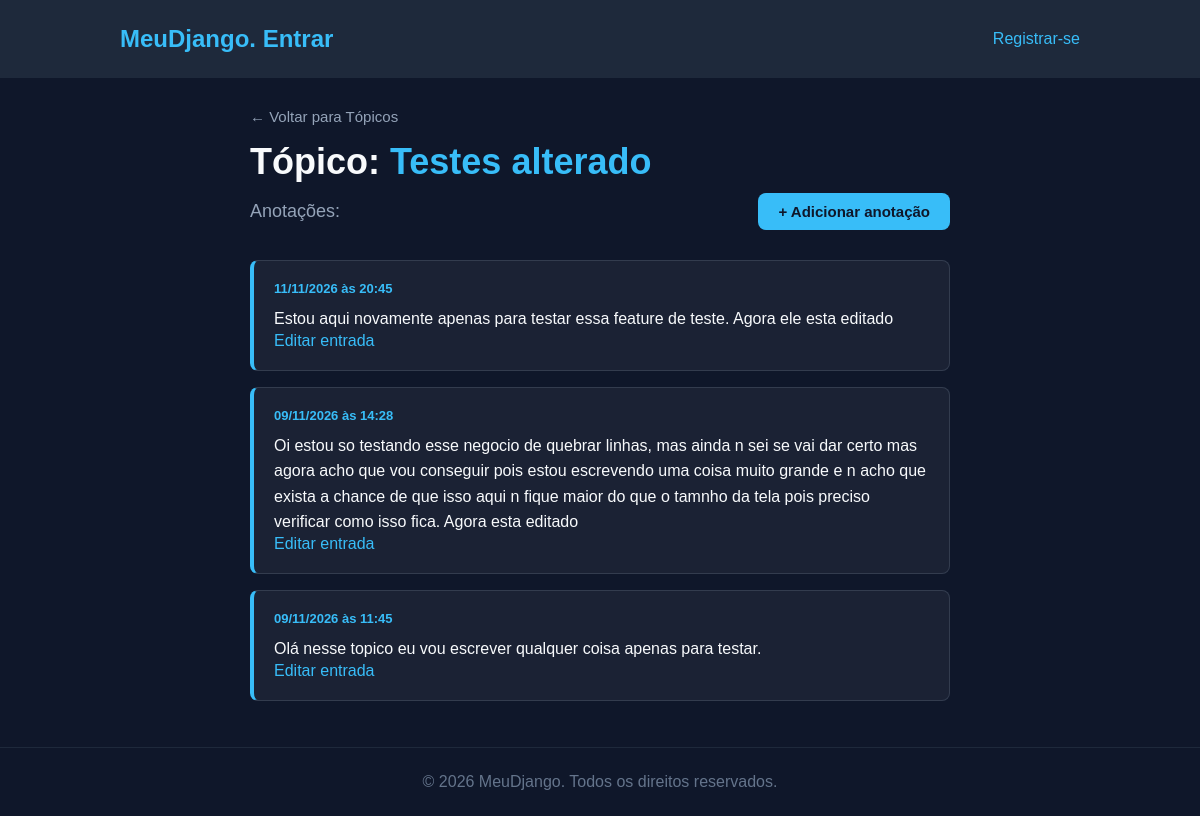
The page /topic/2/ on the database its author committed.
### learning_logs/models.py (models this page shows, shortened)
class Topic(models.Model):
    text = models.CharField(max_length=200)
    date_added = models.DateTimeField(auto_now_add=True)
    def __str__(self):
        return self.text

class Entry(models.Model):
    topic = models.ForeignKey(Topic, on_delete=models.CASCADE)
    text = models.TextField()
    date_added = models.DateTimeField(auto_now_add=True)
    class Meta:
        verbose_name_plural = 'entries'

### learning_logs/views.py (the view)
# urls.py: path("topic/<topic_id>/", views.topic, name='topic'),
def topic(request, topic_id):
    topic = Topic.objects.get(id = topic_id)
    entries = topic.entry_set.order_by('-date_added')#O - faz com que seja na ordem inversa
    context = {'topic':topic, 'entries':entries}
    return render(request, 'learning_logs/topic.html', context)

### learning_logs/templates/learning_logs/topic.html (shortened to what this page needs)
{% extends "learning_logs/base.html" %}
{% block content %}
<section style="
    display: flex;
    justify-content: center;
    align-items: center;
    min-height: 60vh;
    padding: 30px;
">
    <div style="width: 100%; max-width: 700px;">
        <div style="margin-bottom: 15px;">
            <a href="{% url 'topics' %}" style="
                color: #94a3b8;
                text-decoration: none;
                font-size: 15px;
            ">
                ← Voltar para Tópicos
            </a>
        </div>
        <h2 style="font-size: 36px; margin-bottom: 10px;">
            Tópico: <span style="color: #38bdf8;">{{ topic }}</span>
        </h2>
        <div style="
            display: flex;
            justify-content: space-between;
            align-items: center;
            margin-bottom: 30px;
            flex-wrap: wrap;
            gap: 15px;
        ">
            <p style="color: #94a3b8; font-size: 18px; margin: 0;">
                Anotações:
            </p>
            <a href="{% url 'add_entry' topic.id %}" style="
                display: inline-block;
                background-color: #38bdf8;
                color: #0f172a;
                font-weight: bold;
                padding: 10px 20px;
                border-radius: 8px;
                text-decoration: none;
                font-size: 15px;
            ">
                + Adicionar anotação
            </a>
        </div>
        <ul style="list-style: none; padding: 0; margin: 0;">
            {% for entry in entries %}
                <li style="
                    background-color: rgba(255, 255, 255, 0.05);
                    border: 1px solid rgba(148, 163, 184, 0.2);
                    border-left: 4px solid #38bdf8;
                    border-radius: 8px;
                    padding: 20px;
                    margin-bottom: 16px;
                ">
                    <div style="
                        color: #38bdf8;
                        font-size: 13px;
                        font-weight: bold;
                        margin-bottom: 10px;
                    ">
                        {{ entry.date_added|date:"d/m/Y \à\s H:i" }}
                    </div>
                    <div style="
                        font-size: 16px;
                        line-height: 1.6;
                    ">
                        {{ entry.text|linebreaks }}
                    </div>
                    <p>
                        <a href="{% url 'edit_entry' entry.id %}">Editar entrada</a>
                    </p>
                </li>
            {% endfor %}
        </ul>
    </div>
</section>
{% endblock content %}

### learning_logs/templates/learning_logs/base.html (style rules this page uses)
* { margin: 0; padding: 0; box-sizing: border-box; }
body { font-family: Arial, sans-serif; background: #0f172a; color: #f8fafc; min-height: 100vh; display: flex; flex-direction: column; }
a, a:visited { color: #38bdf8; text-decoration: none; transition: 0.3s; }

### rows shown on the page
Topic: text "Testes alterado"
Entry: date_added "11/11/2026 às 20:45", text "Estou aqui novamente apenas para testar essa feature de teste. Agora ele esta editado"
Entry: date_added "09/11/2026 às 14:28", text "Oi estou so testando esse negocio de quebrar linhas, mas ainda n sei se vai dar certo mas agora acho que vou conseguir pois estou escrevendo uma coisa muito grande e n acho que exista a chance de que isso aqui n fique maior do que o tamnho da tela pois preciso verificar como isso fica. Agora esta editado"
Entry: date_added "09/11/2026 às 11:45", text "Olá nesse topico eu vou escrever qualquer coisa apenas para testar."
